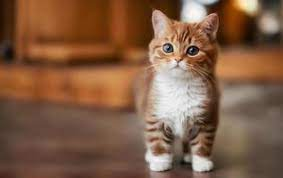
#> input picture photos/cat6.jpg, 283 x 178 px
$ jupyter execute contours.ipynb
#> lines starting #> are read from the running program, lines starting #| are printed output that depends on the picture; after the words box and inside, x2 and y2 are one past the last pixel; in counts of white or black regions, pixels touching at a corner belong together
[cell 1]
import cv2 as cv
import numpy as np

[cell 2]
img = cv.imread('photos/cat6.jpg')
#> img is the input picture: shape (178, 283, 3); mean B, G, R 68.7, 93, 129.5
cv.imshow('cat' , img)

blank = np.zeros(img.shape , dtype='uint8')
cv.imshow('Blank' , blank)

gray = cv.cvtColor(img , cv.COLOR_BGR2GRAY)
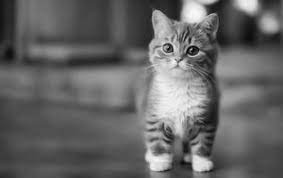
#> gray: shape (178, 283); min 2, max 250, mean 101.1
cv.imshow('gray cat' , gray)

# blur = cv.GaussianBlur(gray , (5,5) , cv.BORDER_DEFAULT)

# canny = cv.Canny(blur , 125 , 225)
# cv.imshow('edges image' , canny)

ret , thresh = cv.threshold(gray , 125 , 255 , cv.THRESH_BINARY)
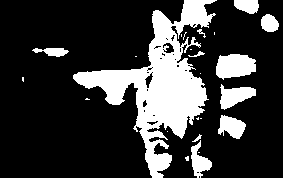
#> thresh: shape (178, 283); 22.2% white; 24 white regions (13 under 20 px)
cv.imshow('thresh' , thresh)

contours , hierachies = cv.findContours(thresh , cv.RETR_LIST , cv.CHAIN_APPROX_SIMPLE)
#> contours = 56 contours, 44 with area under 20; largest, box (x1, y1, x2, y2) and area: (73, 0, 217, 178) 7867, (216, 54, 256, 80) 742, (220, 84, 256, 110) 485, (218, 115, 246, 139) 390, (191, 140, 212, 178) 338
print(f'{len(contours)} contour(s) found!')
#| 56 contour(s) found!

cv.drawContours(blank , contours , -1 , (0,0,255) , 1)
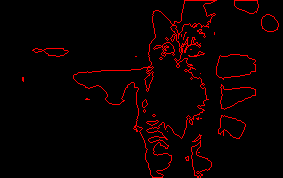
#> blank: shape (178, 283, 3); mean of channels 0, 1, 2 0, 0, 9.9; drawn as B, G, R
cv.imshow('contours drawn' , blank )

cv.waitKey(0)

$ run again, with photos/cat3.jpg copied over photos/cat6.jpg
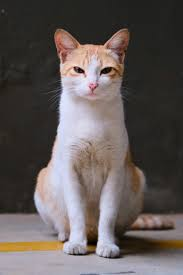
#> input picture photos/cat3.jpg, 183 x 275 px
#> img is the input picture: shape (275, 183, 3); mean B, G, R 87.2, 88.9, 96.6
#> `ret , thresh = cv.threshold(gray , 125 , 255 , cv.THRESH_BINARY)`:
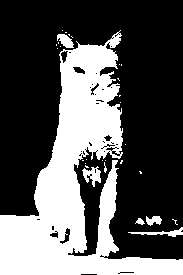
#> thresh: shape (275, 183); 34.1% white; 30 white regions (24 under 20 px)
#> contours = 84 contours, 69 with area under 20; largest, box (x1, y1, x2, y2) and area: (0, 30, 183, 275) 16151, (82, 166, 101, 187) 172, (57, 34, 74, 48) 124, (128, 227, 183, 237) 120, (59, 227, 71, 245) 85
#| 84 contour(s) found!
#> `cv.drawContours(blank , contours , -1 , (0,0,255) , 1)`:
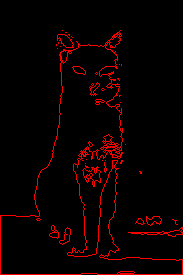
#> blank: shape (275, 183, 3); mean of channels 0, 1, 2 0, 0, 11; drawn as B, G, R

$ run again, with photos/cat4.jpg copied over photos/cat6.jpg
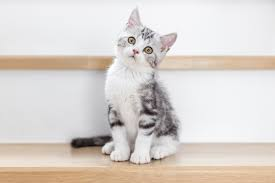
#> input picture photos/cat4.jpg, 275 x 183 px
#> img is the input picture: shape (183, 275, 3); mean B, G, R 207.3, 212.5, 219.2
#> `ret , thresh = cv.threshold(gray , 125 , 255 , cv.THRESH_BINARY)`:
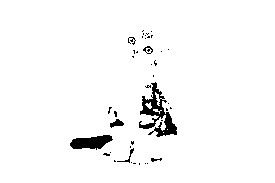
#> thresh: shape (183, 275); 97% white; 41 black regions (34 under 20 px)
#> contours = 62 contours, 52 with area under 20; largest, box (x1, y1, x2, y2) and area: (0, 0, 275, 183) 49868, (138, 81, 178, 138) 968, (69, 134, 114, 151) 466, (109, 118, 125, 129) 86, (116, 147, 135, 164) 68
#| 62 contour(s) found!
#> `cv.drawContours(blank , contours , -1 , (0,0,255) , 1)`:
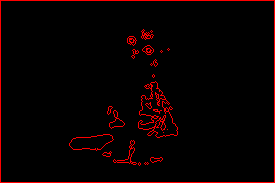
#> blank: shape (183, 275, 3); mean of channels 0, 1, 2 0, 0, 9.2; drawn as B, G, R
